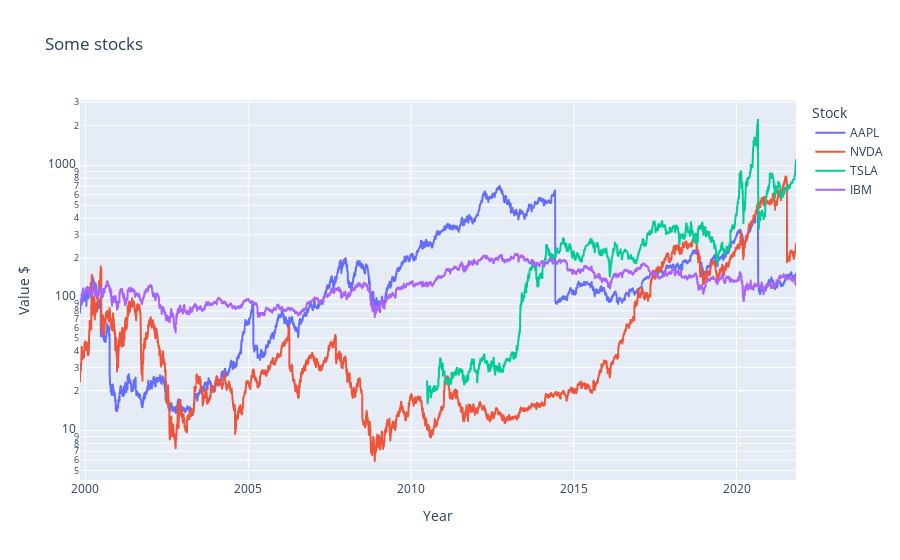

Notebook cell for this chart:
### Code cell
import plotly_express as px

# initial plot
px.line(stocks, x=stocks.index, y=[
        "AAPL", "NVDA", "TSLA", "IBM"],
        labels={"variable": "Stock", "index": "Year", "value": "Value $"},
        title="Some stocks", log_y=True)

### Figure 1 — Plotly figure (JSON) as saved in the notebook; plotly's stock layout.template omitted (floating-point values rounded to 4 significant figures; data arrays with more than 128 entries replaced by an {"elided": "..."} marker saying what was removed)
{"data": [{"hovertemplate": "Stock=AAPL<br>Year=%{x}<br>Value $=%{y}<extra></extra>", "legendgroup": "AAPL", "line": {"color": "#636efa", "dash": "solid"}, "marker": {"symbol": "circle"}, "mode": "lines", "name": "AAPL", "showlegend": true, "type": "scattergl", "x": {"elided": "5536 str values"}, "xaxis": "x", "y": {"elided": "5536 float values"}, "yaxis": "y"}, {"hovertemplate": "Stock=NVDA<br>Year=%{x}<br>Value $=%{y}<extra></extra>", "legendgroup": "NVDA", "line": {"color": "#EF553B", "dash": "solid"}, "marker": {"symbol": "circle"}, "mode": "lines", "name": "NVDA", "showlegend": true, "type": "scattergl", "x": {"elided": "5536 str values"}, "xaxis": "x", "y": {"elided": "5536 float values"}, "yaxis": "y"}, {"hovertemplate": "Stock=TSLA<br>Year=%{x}<br>Value $=%{y}<extra></extra>", "legendgroup": "TSLA", "line": {"color": "#00cc96", "dash": "solid"}, "marker": {"symbol": "circle"}, "mode": "lines", "name": "TSLA", "showlegend": true, "type": "scattergl", "x": {"elided": "5536 str values"}, "xaxis": "x", "y": {"elided": "5536 float values"}, "yaxis": "y"}, {"hovertemplate": "Stock=IBM<br>Year=%{x}<br>Value $=%{y}<extra></extra>", "legendgroup": "IBM", "line": {"color": "#ab63fa", "dash": "solid"}, "marker": {"symbol": "circle"}, "mode": "lines", "name": "IBM", "showlegend": true, "type": "scattergl", "x": {"elided": "5536 str values"}, "xaxis": "x", "y": {"elided": "5536 float values"}, "yaxis": "y"}], "layout": {"legend": {"title": {"text": "Stock"}, "tracegroupgap": 0}, "title": {"text": "Some stocks"}, "xaxis": {"anchor": "y", "domain": [0, 1], "title": {"text": "Year"}}, "yaxis": {"anchor": "x", "domain": [0, 1], "title": {"text": "Value $"}, "type": "log"}}}
